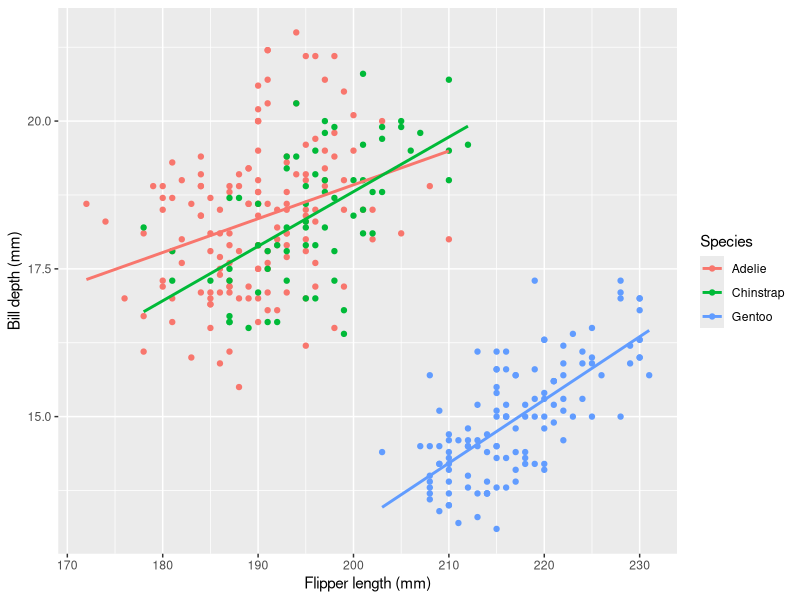
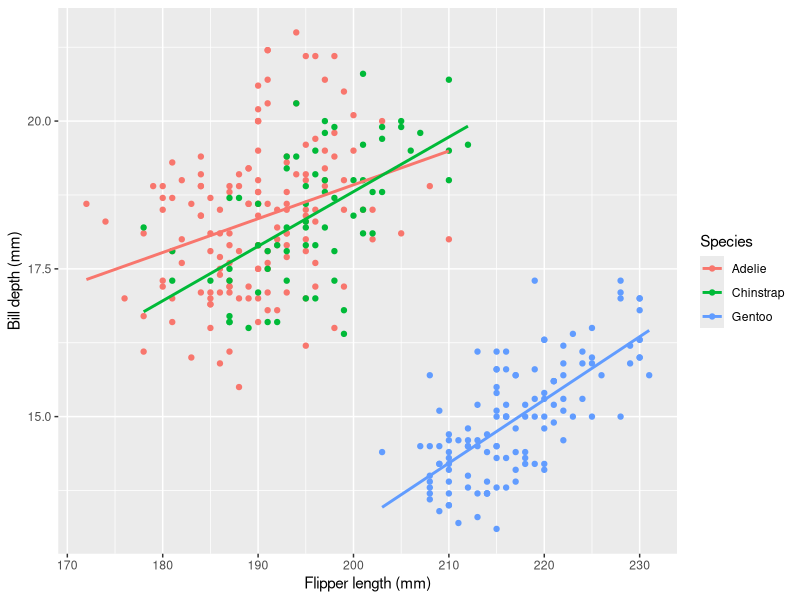

R code for these plots, in order:
## ---- chunk 1
# It's a good idea to load all packages in one chunk
library(tidyverse)
## ---- chunk 2
ggplot(penguins, aes(x = flipper_len, y = bill_dep, color = species)) +
  geom_point() +
  geom_smooth(method = "lm", se = FALSE) +
  labs(
    x = "Flipper length (mm)",
    y = "Bill depth (mm)",
    color = "Species"
  )

# This will save the plot so you can add it to your paper or presentation
ggsave("penguins-regression-plot.png", width = 4, height = 4, units = "in")
